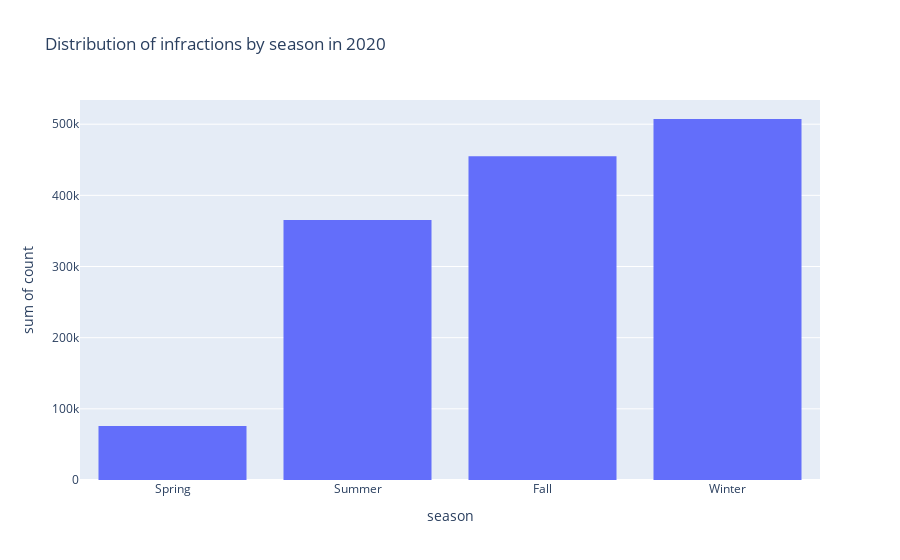

Here is the notebook cell this chart was saved with:
### Code cell
season_order = {'season': ['Spring', 'Summer', 'Fall', 'Winter']}
fig = px.histogram(time_df, x='season', y='count', category_orders=season_order, 
                   title='Distribution of infractions by season in 2020')
fig.show()

### Figure 1 — Plotly figure (JSON) as saved in the notebook; plotly's stock layout.template omitted (floating-point values rounded to 4 significant figures; data arrays with more than 128 entries replaced by an {"elided": "..."} marker saying what was removed)
{"data": [{"alignmentgroup": "True", "bingroup": "x", "histfunc": "sum", "hovertemplate": "season=%{x}<br>sum of count=%{y}<extra></extra>", "legendgroup": "", "marker": {"color": "#636efa"}, "name": "", "offsetgroup": "", "orientation": "v", "showlegend": false, "type": "histogram", "x": {"elided": "366 str values"}, "xaxis": "x", "y": {"elided": "366 int values"}, "yaxis": "y"}], "layout": {"barmode": "relative", "legend": {"tracegroupgap": 0}, "title": {"text": "Distribution of infractions by season in 2020"}, "xaxis": {"anchor": "y", "categoryarray": ["Spring", "Summer", "Fall", "Winter"], "categoryorder": "array", "domain": [0, 1], "title": {"text": "season"}}, "yaxis": {"anchor": "x", "domain": [0, 1], "title": {"text": "sum of count"}}}}
